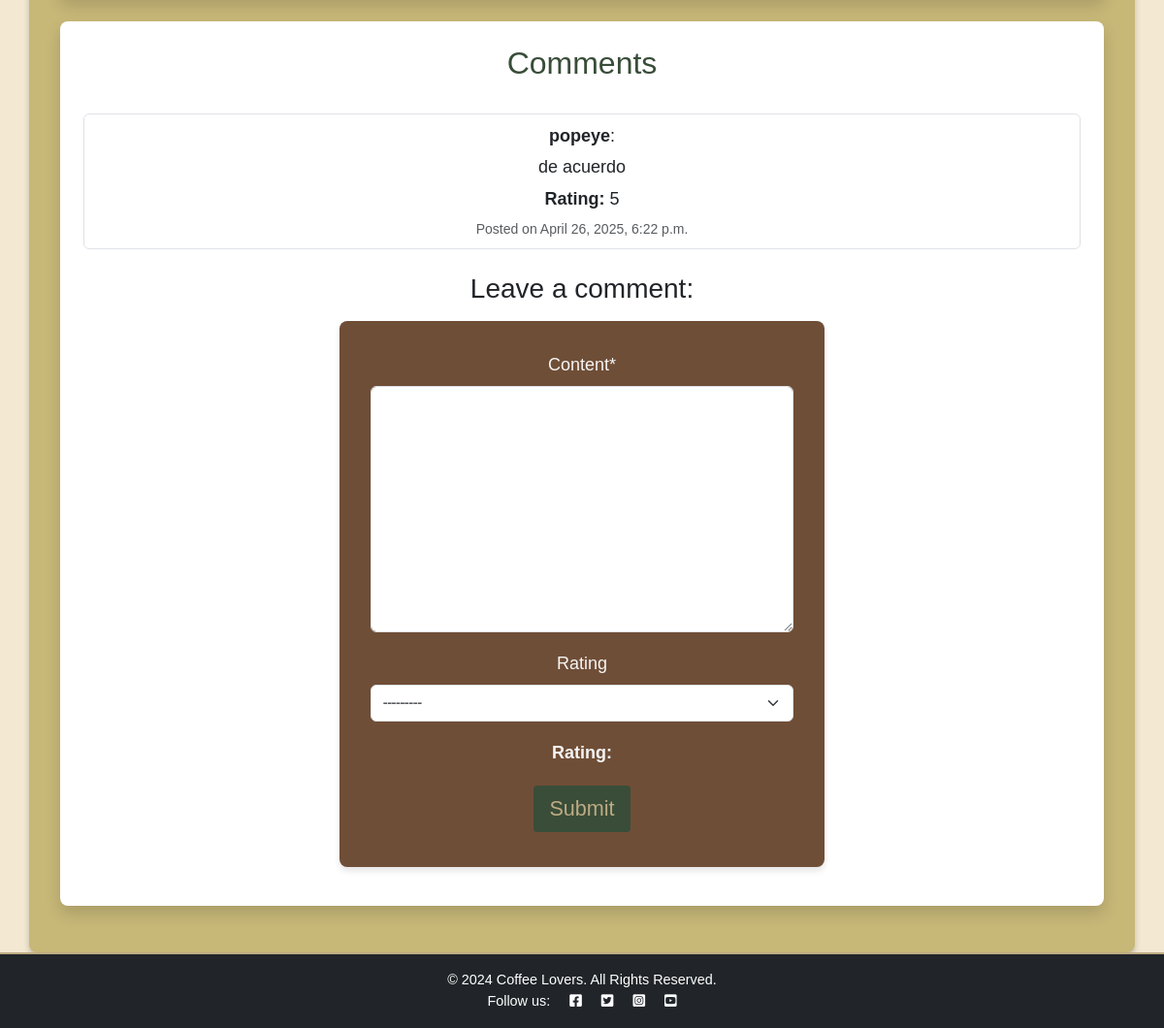
The app's page /blog/cafe-colombia/ (signed in, lower part), older data.
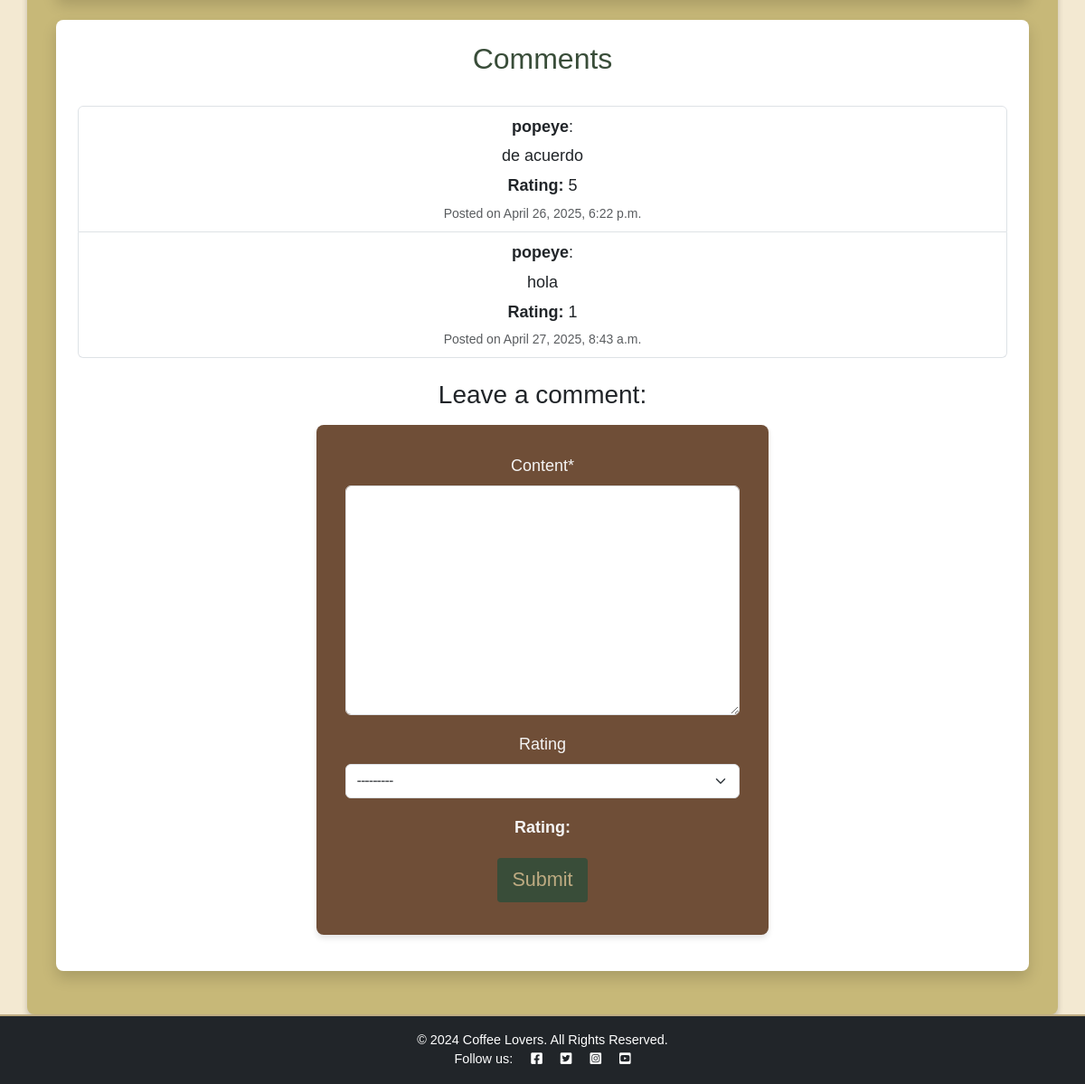
The same page, newer data.
### blog/models.py (models this page shows, shortened)
class Comment(models.Model):
    post = models.ForeignKey(CoffeePost, on_delete=models.CASCADE, related_name='comments')
    author = models.ForeignKey(User, on_delete=models.CASCADE)
    content = models.TextField()
    rating = models.IntegerField(
        choices=[
            (1, "1 - Poor"),
            (2, "2 - Fair"),
            (3, "3 - Good"),
            (4, "4 - Very Good"),
            (5, "5 - Excellent")
        ],
        null=True,
        blank=True,  # Allow comments without ratings
    )
    date_posted = models.DateTimeField(auto_now_add=True)
    class Meta:
        ordering = ["date_posted"]

### blog/views.py (the view, shortened to what this page needs)
# urls.py: path('<slug:slug>/', views.post_detail, name='post_detail'),
@login_required
def post_detail(request, slug):
    post = get_object_or_404(CoffeePost, slug=slug)
    comments = Comment.objects.filter(post=post)
    comment_form = CommentForm(request.POST or None)
    rating_form = RatingForm(request.POST or None)
    context = {
        'post': post,
        'comments': comments,
        'comment_form': comment_form,
        'rating_form': rating_form,
    }
    return render(request, 'blog/post_detail.html', context)

### blog/forms.py
class CommentForm(forms.ModelForm):
    class Meta:
        model = Comment
        fields = ['content', 'rating']

class RatingForm(forms.ModelForm):
    class Meta:
        model = Rating
        fields = ['stars']
        widgets = {
            'stars': forms.Select(attrs={
                'class': 'form-select',
                'id': 'id_stars',
                'required': True
            })
        }

### blog/templates/blog/post_detail.html (shortened to what this page needs)
{% extends "base.html" %}
{% load static %}
{% load crispy_forms_tags %}
{% block content %}
<div class="wrapper">
<div class="container py-5">
    <div class="post-card card shadow border-0 rounded-3 p-4 mt-4">
        <h2 class="text-center">Comments</h2>
        <ul class="list-group mt-4">
            {% for comment in post.comments.all %}
                <li class="list-group-item">
                    <p class="mb-1"><strong>{{ comment.author }}</strong>:</p>
                    <p class="mb-1">{{ comment.content }}</p>
                    {% if comment.rating %}
                        <p class="mb-1"><strong>Rating:</strong> {{ comment.rating }}</p>
                    {% else %}
                        <p class="mb-1 text-muted">No rating provided.</p>
                    {% endif %}
                    <small class="text-muted">Posted on {{ comment.date_posted }}</small>
                </li>
            {% endfor %}
        </ul>
        {% if user.is_authenticated %}
            <div class="mt-4">
                {% if user_comment_exists %}
                    <p class="text-muted">You have already commented on this post.</p>
                {% else %}
                    <h3 class="mb-3">Leave a comment:</h3>
                    <form method="post" class="w-100">
                        {{ comment_form | crispy }}
                        <div class="form-group mt-3">
                            <label for="id_rating"><strong>Rating:</strong></label>
                        </div>
                        <div class="text-center mt-3">
                            <button type="submit" class="btn btn-signup btn-lg">Submit</button>
                        </div>
                    </form>
                {% endif %}
            </div>
        {% endif %}
    </div>
</div>
</div>
{% endblock %}

Row changes from the older to the newer data that the page shows:
added Comment: author "popeye", content "hola", rating "1", date_posted "April 27, 2025, 8:43 a.m."
